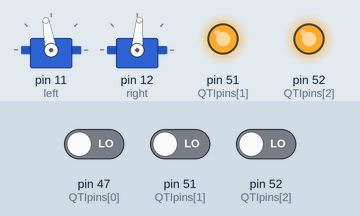
Simulated run of this sketch. Board: Arduino Mega 2560, built with avr-gcc and run on an emulated ATmega2560. On the bench: 2 × servo, output pins drawn as LEDs (lit = HIGH). Inputs (shaded band) come from the test bench; at power-on: pin 47 (QTIpins[0]) LOW, pin 51 (QTIpins[1]) LOW, pin 52 (QTIpins[2]) LOW. What the sketch prints to the serial monitor is not drawn.

Above: at 0.45 s.
1.3 s: pin 47 (QTIpins[0]) driven HIGH
2.8 s: pin 47 (QTIpins[0]) driven LOW
5.8 s: pin 51 (QTIpins[1]) driven HIGH
7.3 s: pin 51 (QTIpins[1]) driven LOW
10.3 s: pin 52 (QTIpins[2]) driven HIGH
11.8 s: pin 52 (QTIpins[2]) driven LOW
Timing chart, 0 to 14.8 s (numbered marks = the images above; inputs shaded):
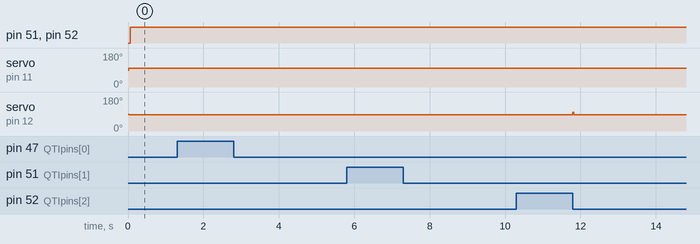

The sketch:

mostlyfunctionallinefollowing.ino
```cpp
#include <Servo.h>

Servo left;
Servo right;

int QTIpins[] = {47, 51, 52}; // left, center, right
int QTIdurations[3];
int QTIvalues[3];

int threshold = 100;

void setup() {
  left.attach(11);
  right.attach(12);
  Serial.begin(9600);
}

void loop() {
  // if left black, turn left
  // if right black, turn right

  checkSensors();
  for (int i = 0; i < 3; i++) {
    Serial.print(QTIvalues[i]);
    Serial.print(" ");
  }
  Serial.println();

  if (QTIvalues[0] and not QTIvalues[2]) { // if left
    left.write(80); // left backwards
    right.write(80); // right forwards
  }
  else if (QTIvalues[2] and not QTIvalues[0]) {
    left.write(100); // left forwards
    right.write(100); // right backwards
  }
  else if (QTIvalues[0] and QTIvalues[1] and QTIvalues[2]) {
    left.detach();
    right.detach();
    delay(500);
    left.attach(11);
    right.attach(12);
    while (QTIvalues[0] and QTIvalues[1] and QTIvalues[2]) {
      left.write(100);
      right.write(80);
      checkSensors();
    }
  }
  else {
    left.write(100);
    right.write(85);
  }
}

void checkSensors() {
  for(int i = 0; i < sizeof(QTIpins)/2; i++) {
    long duration = 0;                      //
    pinMode(QTIpins[i], OUTPUT);               // code that actually
    digitalWrite(QTIpins[i], HIGH);            // reads from the sensor
    delay(1);                               //
    pinMode(QTIpins[i], INPUT);                // low QTIvalues from the sensor
    digitalWrite(QTIpins[i], LOW);             // are dark objects, high
    while(digitalRead(QTIpins[i])){            // QTIvalues are light objects
      duration++;                           //
    }

    QTIdurations[i] = duration;                // store QTIvalues in arrays
    QTIvalues[i] = (duration > threshold);     //
  }
}
```

Measured:
- after the input at 11.8 s, servo on pin 12 (right): 85° → 100° at once, → 85° 0.02 s later
